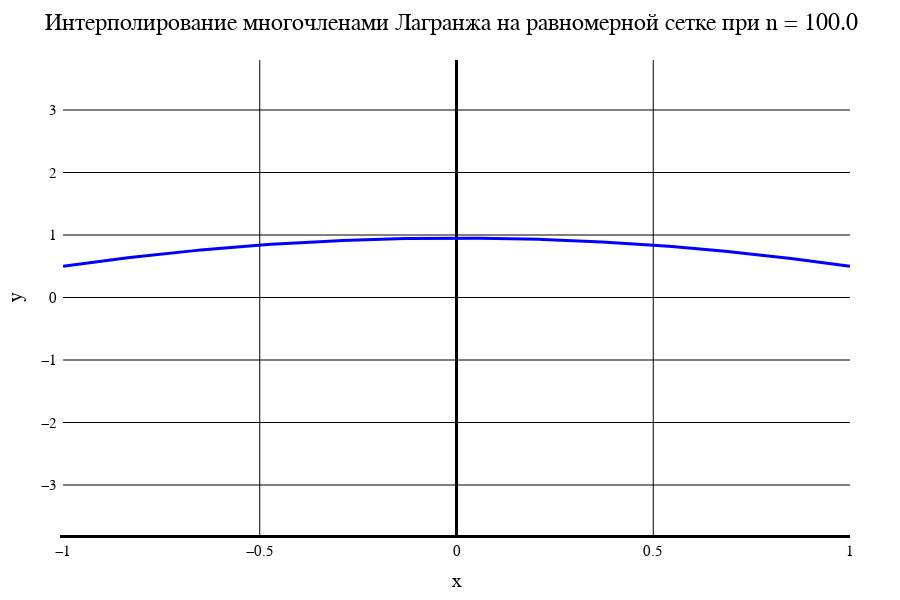

Notebook code cell kept with this figure:
### Markdown cell above
Лагранж. Равномерная сетка

### Code cell
data1[1]

### Figure 1 — Plotly figure (JSON) as saved in the notebook; plotly's stock layout.template omitted (floating-point values rounded to 4 significant figures; data arrays with more than 128 entries replaced by an {"elided": "..."} marker saying what was removed)
{"data": [{"line": {"color": "blue", "width": 3}, "mode": "line", "type": "scatter", "x": {"elided": "201 float values"}, "y": {"elided": "201 float values"}}], "layout": {"coloraxis": {"outlinecolor": "black"}, "font": {"color": "black", "family": "Time New Roman"}, "height": 600, "margin": {"b": 50, "l": 50, "r": 50, "t": 60}, "paper_bgcolor": "white", "plot_bgcolor": "white", "title": {"autosize": false, "font": {"color": "black", "family": "Times New Roman", "size": 24}, "paper_bgcolor": "red", "text": "Интерполирование многочленами Лагранжа на равномерной сетке при n = 100.0"}, "width": 900, "xaxis": {"color": "black", "gridcolor": "black", "gridwidth": 1, "linecolor": "black", "linewidth": 3, "tickfont": {"size": 15}, "title": {"font": {"color": "black", "family": "Times New Roman", "size": 20}, "text": "x"}, "zeroline": true, "zerolinecolor": "black", "zerolinewidth": 3}, "yaxis": {"exponentformat": "power", "gridcolor": "black", "gridwidth": 1, "linewidth": 3, "range": [-3.8, 3.8], "tickfont": {"size": 15}, "title": {"font": {"color": "black", "family": "Times New Roman", "size": 20}, "text": "y"}, "zeroline": true, "zerolinecolor": "black", "zerolinewidth": 1}}}
